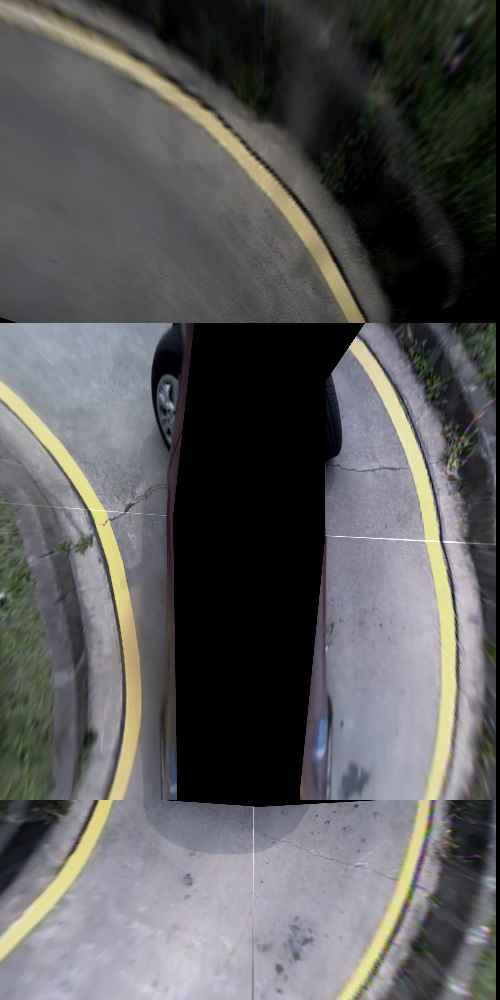
%> input picture sensor/AVM_image.png, 500 x 1000 px
$ octave a0530.m   (GNU Octave 9; MATLAB toolbox functions it lacks are replaced by stand-ins)
%> lines starting %> are read from the running program, lines starting %| are printed output that depends on the picture; in (x1, y1, x2, y2) boxes, pixels count from 0 and x2, y2 are one past the last pixel; in counts of white or black regions, pixels touching at a corner belong together; the program's own positions count from 1
%%
clear;clc;
rgb_image=imread('AVM_image.png');
%> rgb_image is the input picture: size 1000x500x3 uint8; mean R, G, B 90.3, 90, 90.5
hsv_image=rgb2hsv(rgb_image);
%> hsv_image: size 1000x500x3 double; mean H, S, V 0.419, 0.126, 0.377

H=hsv_image(:,:,1);
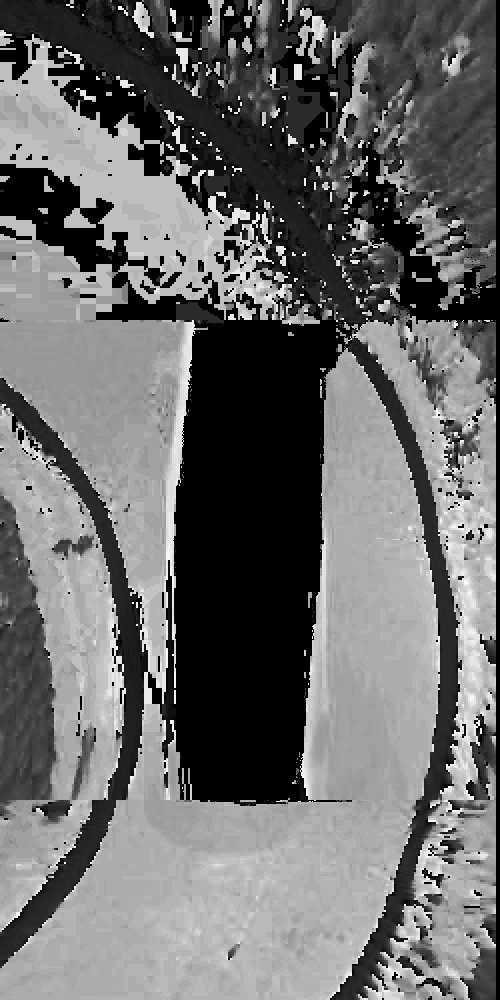
%> H: size 1000x500 double; min 0, max 0.996, mean 0.419
S=hsv_image(:,:,2);
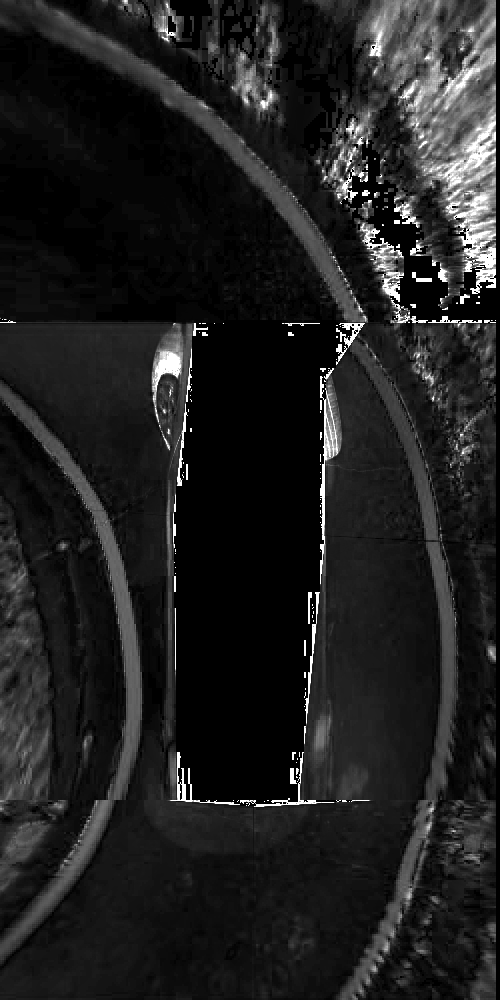
%> S: size 1000x500 double; min 0, max 1, mean 0.126
V=hsv_image(:,:,3);
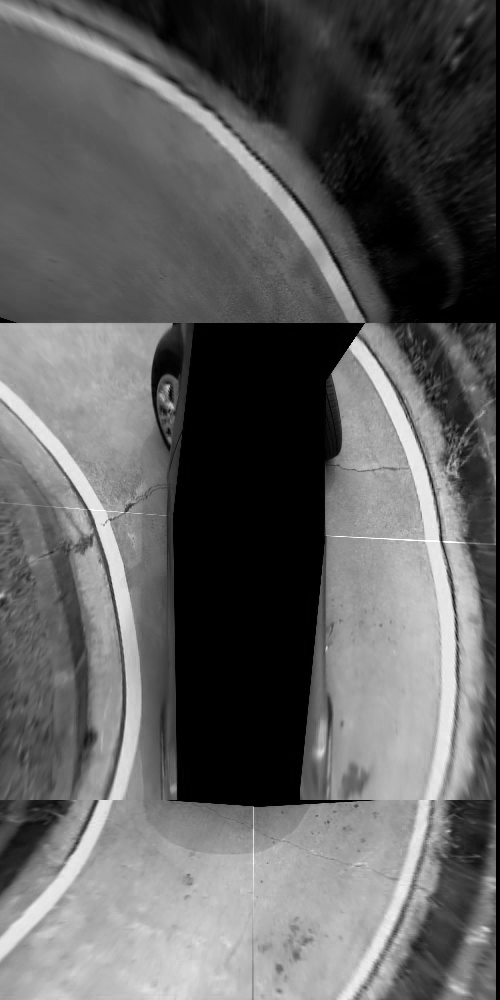
%> V: size 1000x500 double; min 0, max 1, mean 0.377

H_thr_l= 0.1 ; H_thr_h= 0.2 ;
S_thr_l= 0.2 ; S_thr_h= 1 ;
V_thr_l= 0.2 ; V_thr_h= 1 ;

H_thr=(H_thr_l < H & H < H_thr_h);
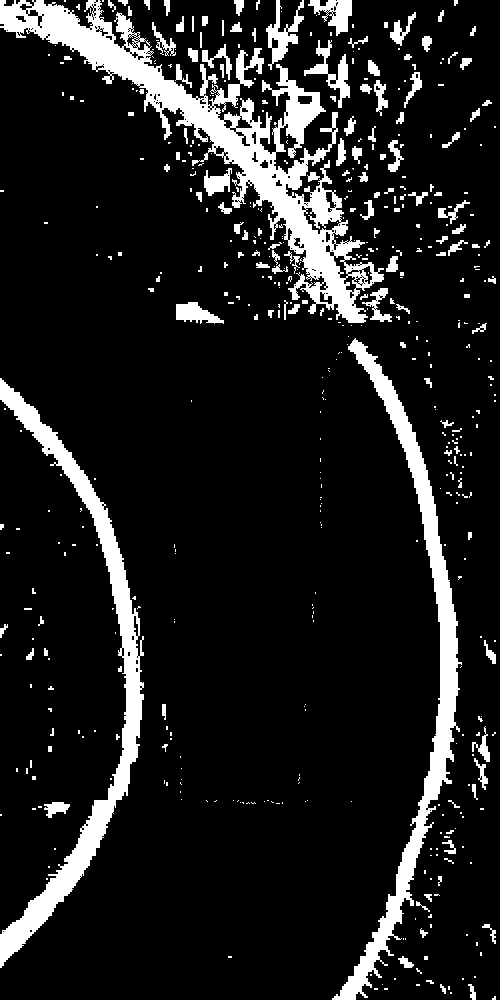
%> H_thr: size 1000x500 logical; 11.9% white; 508 white regions (366 under 20 px), largest, box (x1, y1, x2, y2) and area: (0, 0, 384, 323) 22467, (0, 378, 144, 968) 11536, (332, 338, 462, 1000) 11219
S_thr=(S_thr_l < S & S < S_thr_h);
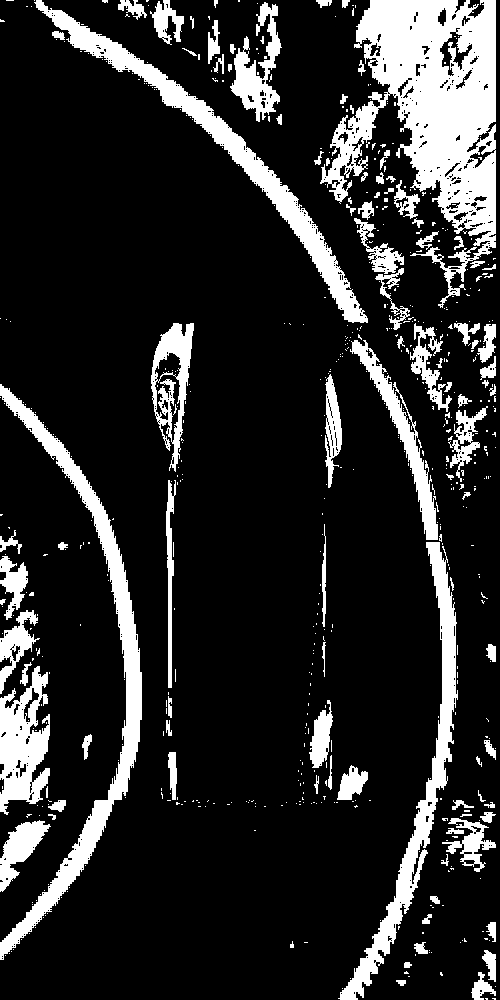
%> S_thr: size 1000x500 logical; 16.7% white; 625 white regions (527 under 20 px), largest, box (x1, y1, x2, y2) and area: (320, 0, 496, 308) 23803, (0, 384, 142, 960) 9862, (34, 0, 368, 323) 8609
V_thr=(V_thr_l < V & V < V_thr_h);
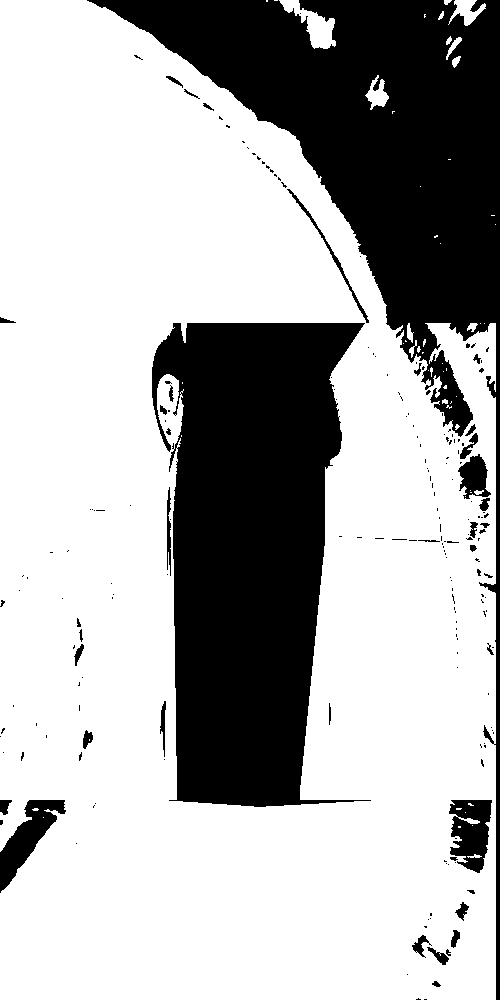
%> V_thr: size 1000x500 logical; 69% white; 200 black regions (160 under 20 px), largest, box (x1, y1, x2, y2) and area: (87, 0, 500, 1000) 74070, (152, 323, 371, 807) 71864, (0, 800, 66, 893) 2338

bin_img=H_thr&S_thr&V_thr;
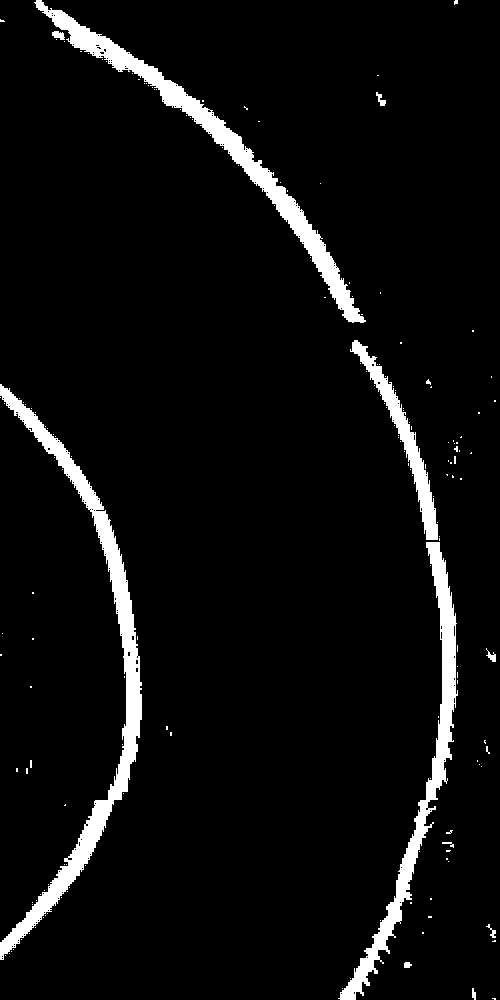
%> bin_img: size 1000x500 logical; 5.5% white; 173 white regions (162 under 20 px), largest, box (x1, y1, x2, y2) and area: (0, 384, 142, 960) 9520, (34, 0, 366, 323) 7886, (338, 542, 458, 1000) 6474
figure();imshow(bin_img);
figure();imshow(rgb_image);
